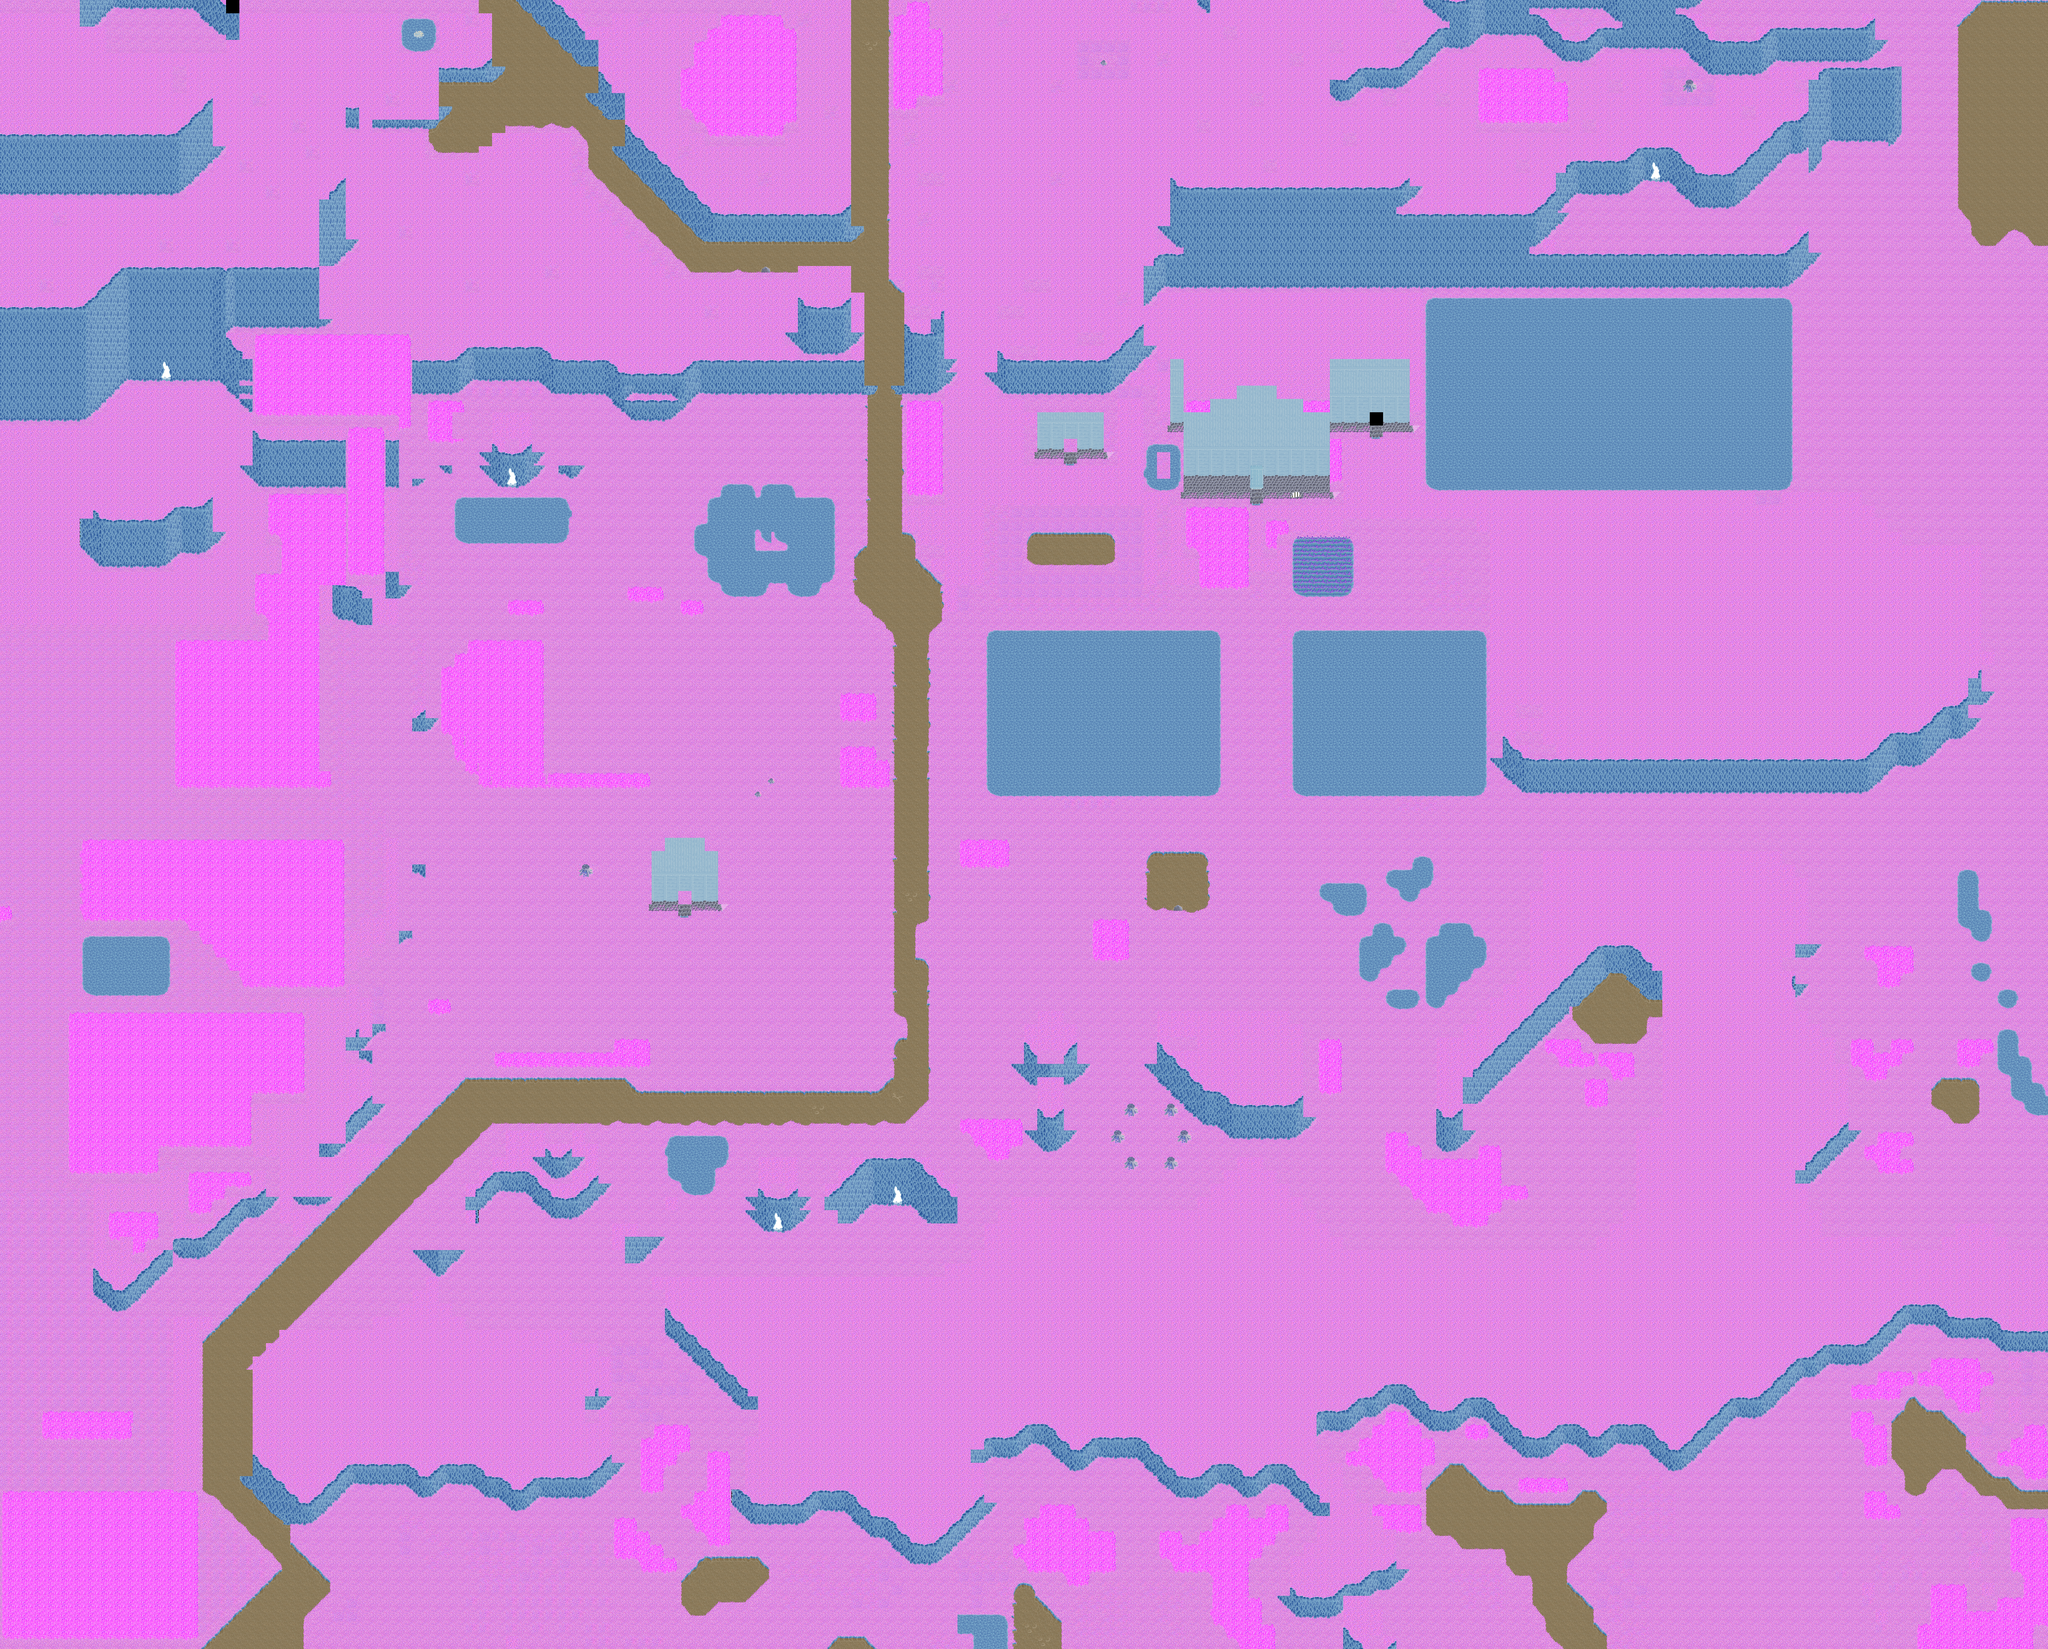

This is a level from a 2D game, rendered from its Tiled map with the project's own tilesets. A one-line summary and the map file follow, with tile-layer data summarised:
An orthogonal 154x124 tile map with 32x32 px tiles, 1 tile layer (Ground), 3 hidden layers not drawn, 8 tilesets and 17 objects (12x spawn, 3x warp, 2x particle_effect).

<map version="1.0" orientation="orthogonal" width="154" height="124" tilewidth="32" tileheight="32">
 <properties>
  <property name="minimap" value="graphics/minimaps/011-1.png" />
  <property name="music" value="The Mana World - The Forest.ogg" />
  <property name="name" value="Woodland" />
  <property name="overlay0image" value="graphics/images/ambient/clouds.png" />
  <property name="overlay0parallax" value="1.0" />
  <property name="overlay0scrollX" value="0.2" />
  <property name="overlay0scrollY" value="0.1" />
 </properties>
 <tileset firstgid="1" name="Woodland" tilewidth="32" tileheight="32">
  <image source="../graphics/tiles/Woodland_ground-evil.png" width="512" height="512" />
 </tileset>
 <tileset firstgid="257" name="Woodland x2" tilewidth="32" tileheight="64">
  <image source="../graphics/tiles/Woodland_x2-evil.png" width="512" height="128" />
 </tileset>
 <tileset firstgid="289" name="Woodland x3" tilewidth="32" tileheight="96">
  <image source="../graphics/tiles/Woodland_x3-evil.png" width="512" height="192" />
 </tileset>
 <tileset firstgid="321" name="Woodland Village" tilewidth="32" tileheight="32">
  <image source="../graphics/tiles/Woodland_village-evil.png" width="512" height="512" />
 </tileset>
 <tileset firstgid="577" name="Woodland Village x2" tilewidth="32" tileheight="64">
  <image source="../graphics/tiles/Woodland_village_x2-evil.png" width="512" height="64" />
 </tileset>
 <tileset firstgid="593" name="Woodland Indoor" tilewidth="32" tileheight="32">
  <image source="../graphics/tiles/woodland_indoor-evil.png" width="512" height="512" />
 </tileset>
 <tileset firstgid="849" name="Woodland Indoor x2" tilewidth="32" tileheight="64">
  <image source="../graphics/tiles/woodland_indoor_x2-evil.png" width="512" height="64" />
 </tileset>
 <tileset firstgid="865" name="Collision" tilewidth="32" tileheight="32">
  <image source="../graphics/tiles/collision.png" width="64" height="32" />
 </tileset>
 <layer name="Ground" width="154" height="124">
  <data>[19096 cells, 19094 non-empty, 147 distinct tile ids]</data>
 </layer>
 <layer name="Fringe" width="154" height="124" visible="0">
  <data>[19096 cells, 5856 non-empty, 186 distinct tile ids]</data>
 </layer>
 <layer name="Over" width="154" height="124" visible="0">
  <data>[19096 cells, 881 non-empty, 108 distinct tile ids]</data>
 </layer>
 <layer name="Collision" width="154" height="124" visible="0">
  <data>[19096 cells, 15602 non-empty, 1 distinct tile ids]</data>
 </layer>
 <objectgroup name="Objects" width="0" height="0">
  <object name="graphics/particles/waterfall.particle.xml" type="particle_effect" x="2112" y="930" width="32" height="32" />
  <object name="graphics/particles/geyser.particle.xml" type="particle_effect" x="2176" y="1376" width="32" height="32" />
  <object name="To Hermit's Cave" type="warp" x="1856" y="2944" width="32" height="32">
   <properties>
    <property name="dest_map" value="011-3-evil" />
    <property name="dest_x" value="0" />
    <property name="dest_y" value="0" />
   </properties>
  </object>
  <object name="To Hurnscald Outskirts" type="warp" x="3968" y="1920" width="32" height="128">
   <properties>
    <property name="dest_map" value="008-1-evil" />
    <property name="dest_x" value="800" />
    <property name="dest_y" value="1952" />
   </properties>
  </object>
  <object name="Evil Mushroom" type="spawn" x="0" y="0">
   <properties>
    <property name="max_beings" value="30" />
    <property name="monster_id" value="11" />
   </properties>
  </object>
  <object name="Pink Flower" type="spawn" x="0" y="0">
   <properties>
    <property name="max_beings" value="20" />
    <property name="monster_id" value="12" />
   </properties>
  </object>
  <object name="Spiky Mushroom" type="spawn" x="0" y="0">
   <properties>
    <property name="max_beings" value="5" />
    <property name="monster_id" value="17" />
   </properties>
  </object>
  <object name="Snail" type="spawn" x="0" y="0">
   <properties>
    <property name="max_beings" value="1" />
    <property name="monster_id" value="39" />
   </properties>
  </object>
  <object name="Mouboo" type="spawn" x="0" y="0">
   <properties>
    <property name="eA_death" value="10" />
    <property name="max_beings" value="5" />
    <property name="monster_id" value="26" />
   </properties>
  </object>
  <object name="Mauve Herb" type="spawn" x="0" y="0">
   <properties>
    <property name="eA_death" value="180000" />
    <property name="eA_spawn" value="270000" />
    <property name="max_beings" value="3" />
    <property name="monster_id" value="27" />
   </properties>
  </object>
  <object name="Alizarin Herb" type="spawn" x="0" y="0">
   <properties>
    <property name="eA_death" value="1800000" />
    <property name="eA_spawn" value="2700000" />
    <property name="max_beings" value="1" />
    <property name="monster_id" value="30" />
   </properties>
  </object>
  <object name="Silkworm" type="spawn" x="0" y="0">
   <properties>
    <property name="eA_death" value="30000" />
    <property name="eA_spawn" value="60000" />
    <property name="max_beings" value="2" />
    <property name="monster_id" value="33" />
   </properties>
  </object>
  <object name="Clover Patch" type="spawn" x="0" y="0">
   <properties>
    <property name="eA_death" value="1000" />
    <property name="max_beings" value="2" />
    <property name="monster_id" value="35" />
   </properties>
  </object>
  <object name="Squirrel" type="spawn" x="0" y="0">
   <properties>
    <property name="eA_death" value="20" />
    <property name="eA_spawn" value="30" />
    <property name="max_beings" value="25" />
    <property name="monster_id" value="36" />
   </properties>
  </object>
  <object name="Butterfly" type="spawn" x="0" y="0">
   <properties>
    <property name="eA_death" value="20" />
    <property name="eA_spawn" value="30" />
    <property name="max_beings" value="10" />
    <property name="monster_id" value="53" />
   </properties>
  </object>
  <object name="To Bandit Cave" type="warp" x="1216" y="1152" width="32" height="32">
   <properties>
    <property name="dest_map" value="011-6-evil" />
    <property name="dest_x" value="1568" />
    <property name="dest_y" value="3200" />
   </properties>
  </object>
  <object name="Mouboo" type="spawn" x="0" y="0">
   <properties>
    <property name="eA_death" value="10" />
    <property name="max_beings" value="5" />
    <property name="monster_id" value="26" />
   </properties>
  </object>
 </objectgroup>
</map>
